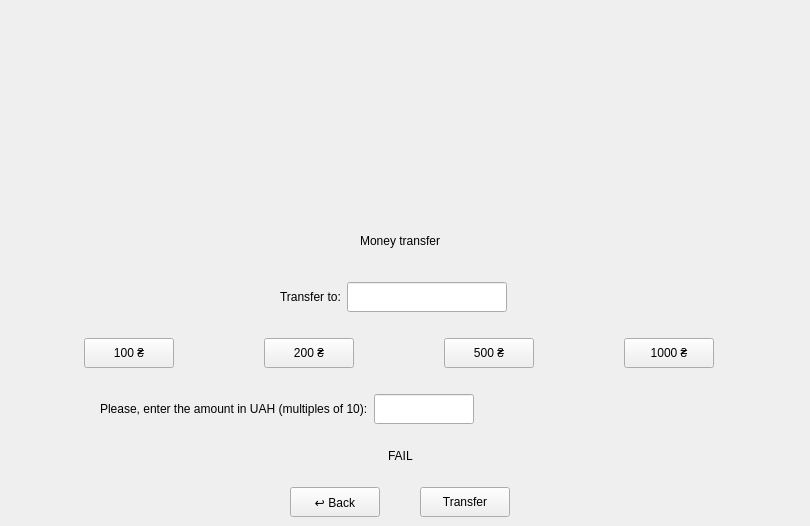
    <widget class="QWidget" name="transferScreen">
     <widget class="QWidget" name="verticalLayoutWidget_7">
      <property name="geometry">
       <rect>
        <x>0</x>
        <y>60</y>
        <width>801</width>
        <height>457</height>
       </rect>
      </property>
      <layout class="QVBoxLayout" name="verticalLayout_11">
       <item alignment="Qt::AlignmentFlag::AlignHCenter">
        <widget class="BankCardWidget" name="W_currentCard_3" native="true">
         <property name="minimumSize">
          <size>
           <width>275</width>
           <height>160</height>
          </size>
         </property>
         <property name="maximumSize">
          <size>
           <width>275</width>
           <height>160</height>
          </size>
         </property>
         <layout class="QVBoxLayout" name="currentCard_6"/>
        </widget>
       </item>
       <item>
        <layout class="QVBoxLayout" name="verticalLayout_12">
         <item alignment="Qt::AlignmentFlag::AlignHCenter">
          <widget class="QLabel" name="L_moneyTransfer">
           <property name="minimumSize">
            <size>
             <width>150</width>
             <height>30</height>
            </size>
           </property>
           <property name="maximumSize">
            <size>
             <width>150</width>
             <height>30</height>
            </size>
           </property>
           <property name="text">
            <string>Money transfer</string>
           </property>
           <property name="alignment">
            <set>Qt::AlignmentFlag::AlignCenter</set>
           </property>
          </widget>
         </item>
         <item>
          <layout class="QFormLayout" name="formLayout_5">
           <property name="leftMargin">
            <number>280</number>
           </property>
           <property name="topMargin">
            <number>20</number>
           </property>
           <property name="rightMargin">
            <number>100</number>
           </property>
           <item row="0" column="0">
            <widget class="QLabel" name="L_enterTransferDest">
             <property name="minimumSize">
              <size>
               <width>0</width>
               <height>30</height>
              </size>
             </property>
             <property name="text">
              <string>Transfer to:</string>
             </property>
            </widget>
           </item>
           <item row="0" column="1">
            <widget class="QLineEdit" name="LE_transferDest">
             <property name="minimumSize">
              <size>
               <width>160</width>
               <height>30</height>
              </size>
             </property>
             <property name="maximumSize">
              <size>
               <width>160</width>
               <height>30</height>
              </size>
             </property>
            </widget>
           </item>
          </layout>
         </item>
         <item>
          <layout class="QHBoxLayout" name="horizontalLayout_7">
           <property name="topMargin">
            <number>20</number>
           </property>
           <item>
            <widget class="QPushButton" name="B_T100">
             <property name="minimumSize">
              <size>
               <width>90</width>
               <height>30</height>
              </size>
             </property>
             <property name="maximumSize">
              <size>
               <width>90</width>
               <height>30</height>
              </size>
             </property>
             <property name="text">
              <string>100 ₴</string>
             </property>
            </widget>
           </item>
           <item>
            <widget class="QPushButton" name="B_T200">
             <property name="minimumSize">
              <size>
               <width>90</width>
               <height>30</height>
              </size>
             </property>
             <property name="maximumSize">
              <size>
               <width>90</width>
               <height>30</height>
              </size>
             </property>
             <property name="text">
              <string>200 ₴</string>
             </property>
            </widget>
           </item>
           <item>
            <widget class="QPushButton" name="B_T500">
             <property name="minimumSize">
              <size>
               <width>90</width>
               <height>30</height>
              </size>
             </property>
             <property name="maximumSize">
              <size>
               <width>90</width>
               <height>30</height>
              </size>
             </property>
             <property name="text">
              <string>500 ₴</string>
             </property>
            </widget>
           </item>
           <item>
            <widget class="QPushButton" name="B_T1000">
             <property name="minimumSize">
              <size>
               <width>90</width>
               <height>30</height>
              </size>
             </property>
             <property name="maximumSize">
              <size>
               <width>90</width>
               <height>30</height>
              </size>
             </property>
             <property name="text">
              <string>1000 ₴</string>
             </property>
            </widget>
           </item>
          </layout>
         </item>
         <item>
          <layout class="QFormLayout" name="formLayout_4">
           <property name="leftMargin">
            <number>100</number>
           </property>
           <property name="topMargin">
            <number>20</number>
           </property>
           <property name="rightMargin">
            <number>100</number>
           </property>
           <item row="0" column="0">
            <widget class="QLabel" name="L_enterTheAmount_2">
             <property name="minimumSize">
              <size>
               <width>0</width>
               <height>30</height>
              </size>
             </property>
             <property name="text">
              <string>Please, enter the amount in UAH (multiples of 10):</string>
             </property>
            </widget>
           </item>
           <item row="0" column="1">
            <widget class="QLineEdit" name="LE_enteredTransferAmount">
             <property name="minimumSize">
              <size>
               <width>100</width>
               <height>30</height>
              </size>
             </property>
             <property name="maximumSize">
              <size>
               <width>100</width>
               <height>30</height>
              </size>
             </property>
            </widget>
           </item>
          </layout>
         </item>
         <item alignment="Qt::AlignmentFlag::AlignHCenter">
          <widget class="QLabel" name="L_failTransfer">
           <property name="text">
            <string>FAIL</string>
           </property>
          </widget>
         </item>
         <item>
          <layout class="QHBoxLayout" name="horizontalLayout_8">
           <property name="spacing">
            <number>0</number>
           </property>
           <property name="leftMargin">
            <number>250</number>
           </property>
           <property name="rightMargin">
            <number>250</number>
           </property>
           <item>
            <widget class="QPushButton" name="B_cancelTransfer">
             <property name="minimumSize">
              <size>
               <width>90</width>
               <height>30</height>
              </size>
             </property>
             <property name="maximumSize">
              <size>
               <width>90</width>
               <height>30</height>
              </size>
             </property>
             <property name="text">
              <string>↩ Back</string>
             </property>
             <property name="checkable">
              <bool>false</bool>
             </property>
            </widget>
           </item>
           <item>
            <widget class="QPushButton" name="B_enterTransfer">
             <property name="minimumSize">
              <size>
               <width>90</width>
               <height>30</height>
              </size>
             </property>
             <property name="maximumSize">
              <size>
               <width>90</width>
               <height>30</height>
              </size>
             </property>
             <property name="text">
              <string>Transfer</string>
             </property>
            </widget>
           </item>
          </layout>
         </item>
        </layout>
       </item>
      </layout>
     </widget>
    </widget>
